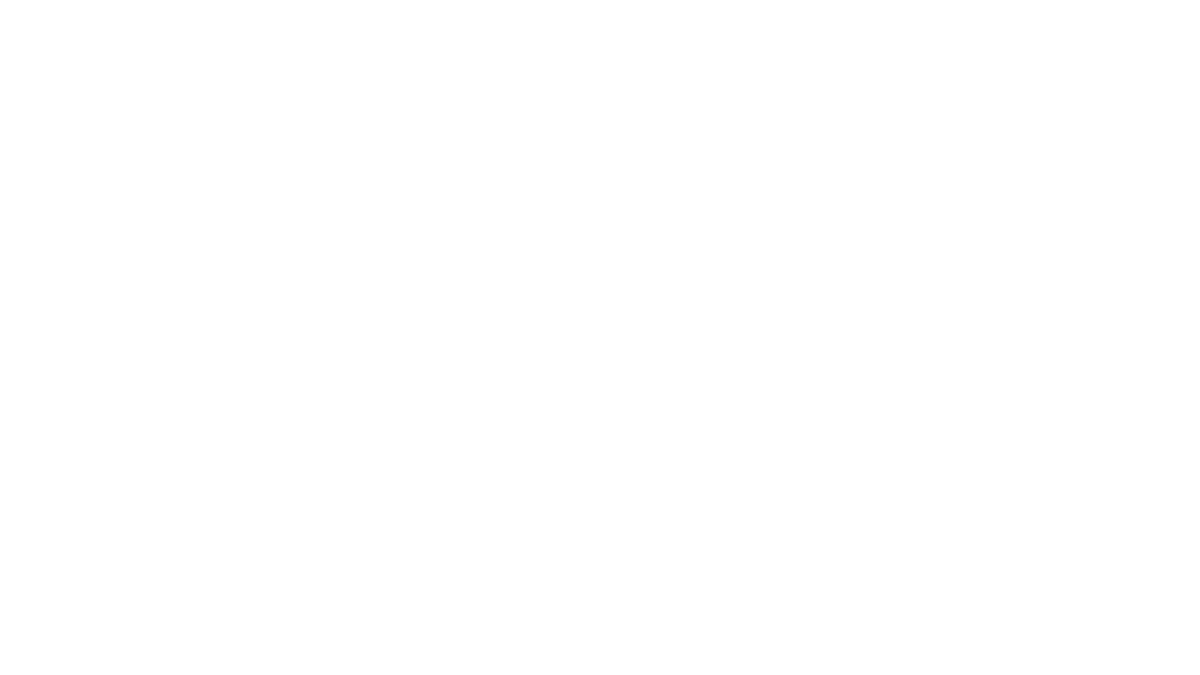
Frame 1 (no input)
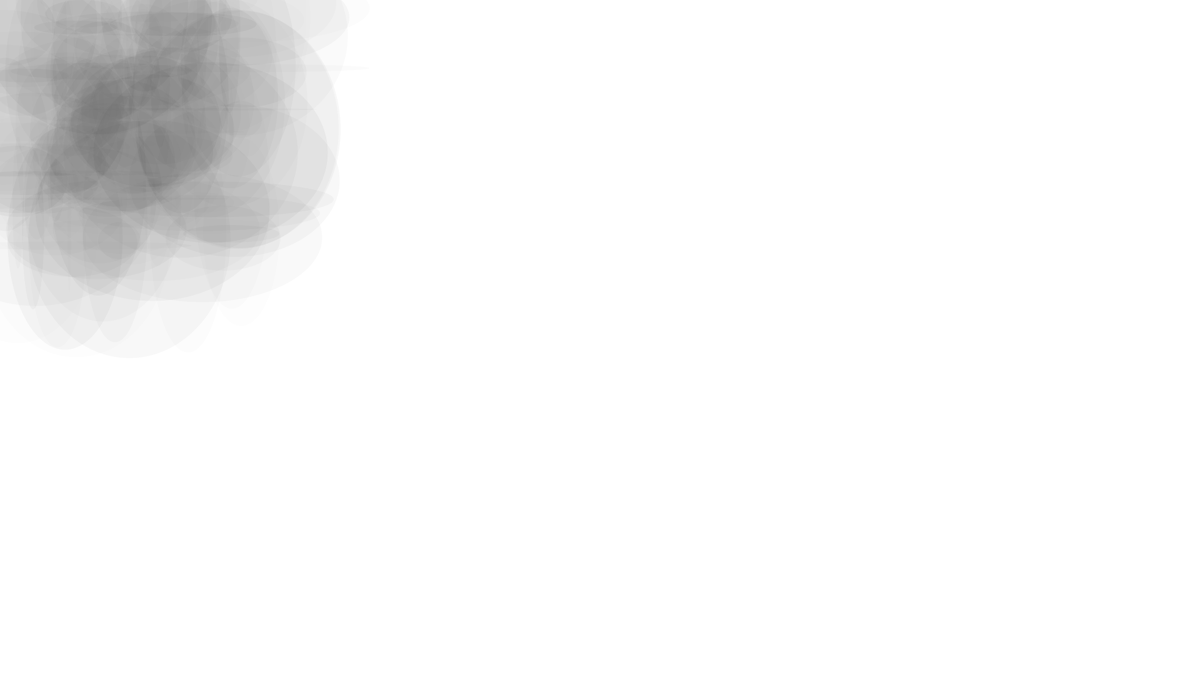
Frame 60 (the mouse pressed at the canvas centre just before this capture)
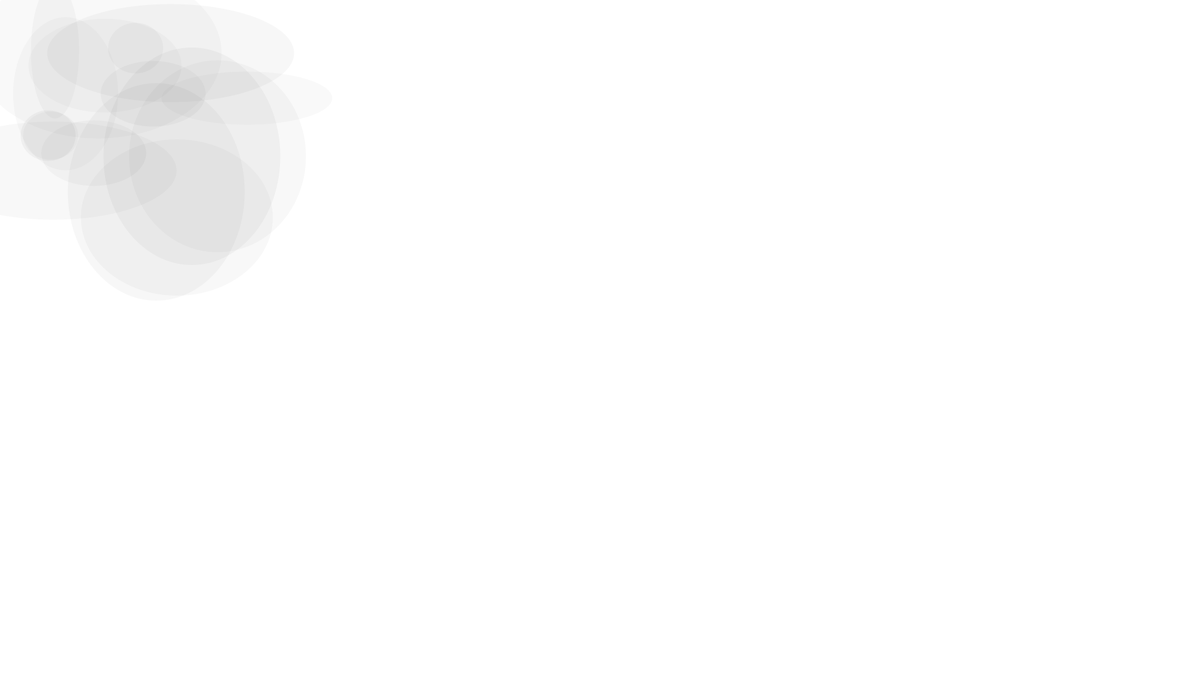
Frame 120 (the mouse held since frame 60 and released just before this capture)

The Processing sketch that drew these frames (run headless with seeded random() and noise(); from frame 60 on, the mouse is pressed at the canvas centre):

// Processing sketch: essepoucoscinzaiawyyugfaybnhfuhe
// ── essepoucoscinzaiawyyugfaybnhfuhe.pde
float a = 0;
float b;
float c;
int d;
boolean g;


void setup(){
size (1920,1080);
background (255);}

void draw(){

a+=0.5;
b=a%10;
c=a%50;

if (c<=8) {
  background (255,1);
}
int x = int(random(400));
int y = int(random(400));
int larg = int(random(400));
int alt = int(random(400));

int q = int(random(400));
int w = int(random(400));
int z = int(random(400));
int k = int(random(400));


noStroke();

  //fill(0);
//ellipse(x,x,x,x);
      // fill(125); 
       // ellipse(x,y,y,x);
        
        
 fill(b,b);
  ellipse(x, y, larg, alt);
  fill(b+20,b);
    ellipse(y,x , larg, alt);
    fill(b+40,b);
      ellipse(alt,y, larg,x );
      fill(b+60,b);
        ellipse(larg, alt,x,y);
        
}
